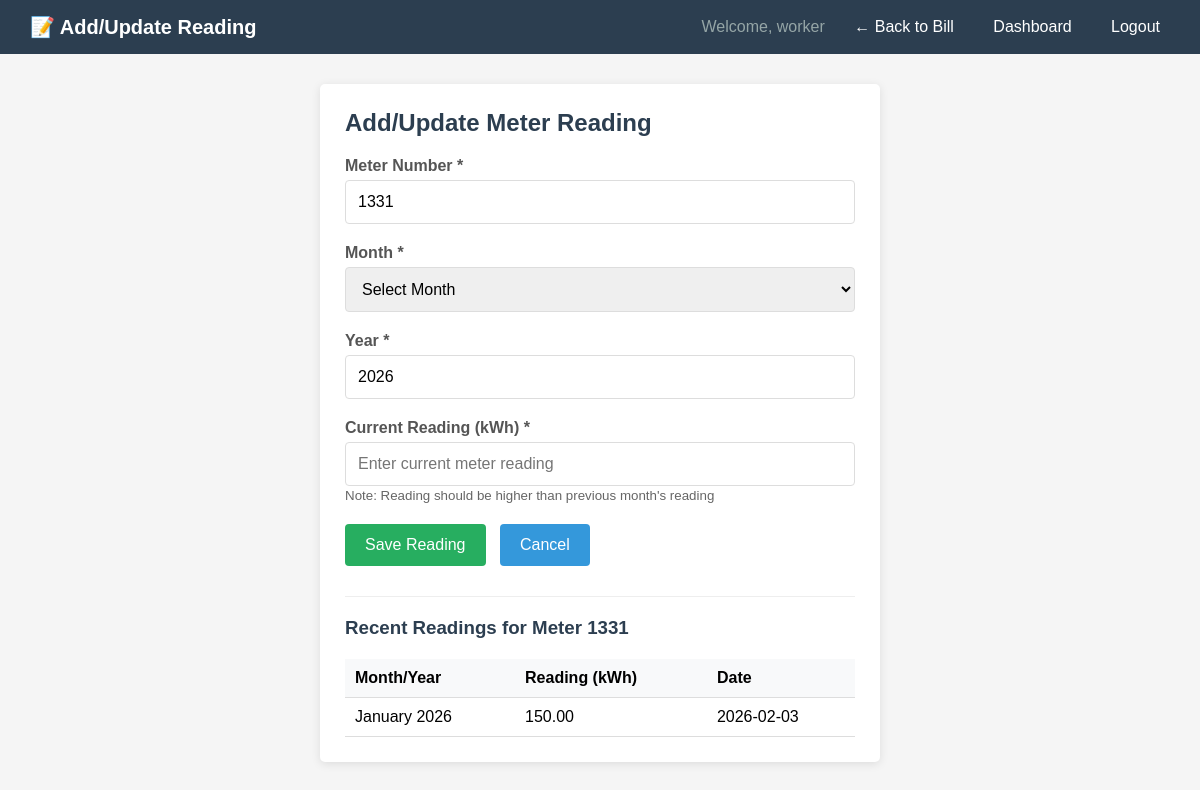
The app's page /add_reading.php?number=1331 (signed in) with its own data.
### tables this page shows
CREATE TABLE IF NOT EXISTS `readings` (
  `id` int NOT NULL AUTO_INCREMENT,
  `number` int DEFAULT NULL,
  `month` int DEFAULT NULL,
  `year` int DEFAULT NULL,
  `reading` decimal(10,2) DEFAULT NULL,
  `read_date` date DEFAULT NULL,
  PRIMARY KEY (`id`)
);

### add_reading.php (the view, shortened to what this page needs)
<?php
include "config.php";
$meter_number = $_GET['number'] ?? '';
?>
<!DOCTYPE html>
<html>
<head>
</head>
<body>
    <div class="header">
        <div class="logo">📝 Add/Update Reading</div>
        <div class="nav">
            <span style="color: #95a5a6;">Welcome, <?php echo $_SESSION['username']; ?></span>
            <a href="generate_bill.php">← Back to Bill</a>
            <?php if($_SESSION['role'] == 'admin'): ?>
                <a href="admin.php">Dashboard</a>
            <?php else: ?>
                <a href="worker.php">Dashboard</a>
            <?php endif; ?>
            <a href="logout.php">Logout</a>
        </div>
    </div>
    <div class="container">
        <div class="card">
            <h2>Add/Update Meter Reading</h2>
            <form method="POST" action="">
                <div class="form-group">
                    <label>Meter Number *</label>
                    <input type="number" name="number" value="<?php echo htmlspecialchars($meter_number); ?>" min="1000" max="99999" required>
                </div>
                <div class="form-group">
                    <label>Month *</label>
                    <select name="month" required>
                        <option value="">Select Month</option>
                    </select>
                </div>
                <div class="form-group">
                    <label>Year *</label>
                    <input type="number" name="year" value="<?php echo date('Y'); ?>" min="2020" max="2030" required>
                </div>
                <div class="form-group">
                    <label>Current Reading (kWh) *</label>
                    <input type="number" step="0.01" name="reading" min="0" required placeholder="Enter current meter reading">
                    <small style="color: #666;">Note: Reading should be higher than previous month's reading</small>
                </div>
                <button type="submit" class="btn btn-success">Save Reading</button>
                <button type="button" class="btn" onclick="window.history.back()">Cancel</button>
            </form>
            <?php if($meter_number): ?>
            <div class="reading-history">
                <h3>Recent Readings for Meter <?php echo $meter_number; ?></h3>
                <?php
                $history_sql = "SELECT * FROM readings WHERE number='$meter_number' ORDER BY year DESC, month DESC LIMIT 5";
                $history_result = mysqli_query($conn, $history_sql);
                if (mysqli_num_rows($history_result) > 0): ?>
                    <table class="history-table">
                        <thead>
                            <tr>
                                <th>Month/Year</th>
                                <th>Reading (kWh)</th>
                                <th>Date</th>
                            </tr>
                        </thead>
                        <tbody>
                            <?php while($row = mysqli_fetch_assoc($history_result)):
                                $month_name = date('F', mktime(0,0,0,$row['month'],1));
                            ?>
                            <tr>
                                <td><?php echo $month_name . ' ' . $row['year']; ?></td>
                                <td><?php echo number_format($row['reading'], 2); ?></td>
                                <td><?php echo $row['read_date']; ?></td>
                            </tr>
                            <?php endwhile; ?>
                        </tbody>
                    </table>
                <?php else: ?>
                    <p style="color: #666;">No previous readings found.</p>
                <?php endif; ?>
            </div>
            <?php endif; ?>
        </div>
    </div>
</body>
</html>

### add_reading.php (style rules this page uses)
* { margin: 0; padding: 0; box-sizing: border-box; }
body { font-family: Arial, sans-serif; background: #f5f5f5; }
.header { background: #2c3e50; color: white; padding: 15px 30px; display: flex; justify-content: space-between; align-items: center; }
.logo { font-size: 20px; font-weight: bold; }
.nav a { color: white; text-decoration: none; margin-left: 15px; padding: 5px 10px; border-radius: 3px; }
.container { max-width: 600px; margin: 30px auto; padding: 0 20px; }
.card { background: white; padding: 25px; border-radius: 5px; box-shadow: 0 2px 10px rgba(0,0,0,0.1); }
h2, h3 { color: #2c3e50; margin-bottom: 20px; }
.form-group { margin-bottom: 20px; }
label { display: block; margin-bottom: 5px; color: #555; font-weight: bold; }
input, select { width: 100%; padding: 12px; border: 1px solid #ddd; border-radius: 4px; font-size: 16px; }
.btn { background: #3498db; color: white; padding: 12px 20px; border: none; border-radius: 4px; cursor: pointer; font-size: 16px; margin-right: 10px; }
.btn-success { background: #27ae60; }
.reading-history { margin-top: 30px; padding-top: 20px; border-top: 1px solid #eee; }
.history-table { width: 100%; border-collapse: collapse; margin-top: 15px; }
.history-table th, .history-table td { padding: 10px; text-align: left; border-bottom: 1px solid #ddd; }
.history-table th { background: #f8f9fa; }

### records on screen
readings: month "January", year "2026", reading "150.00", read_date "2026-02-03"

### other values on screen
$_SESSION['username'] "worker"
$meter_number "1331"
